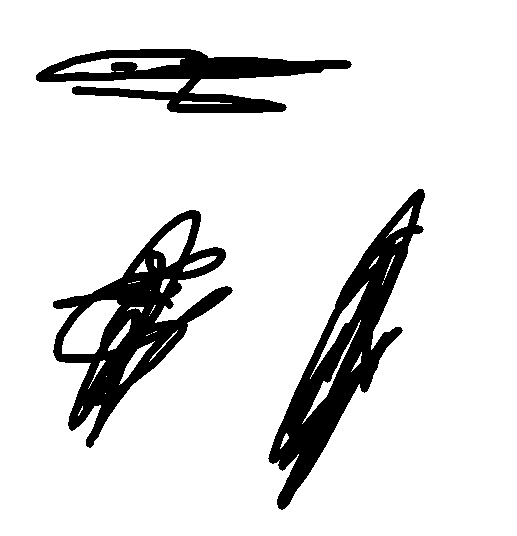
%> input picture Week10/pic.bmp, 517 x 536 px
$ octave hassan.m   (GNU Octave 9; MATLAB toolbox functions it lacks are replaced by stand-ins)
%> lines starting %> are read from the running program, lines starting %| are printed output that depends on the picture; in (x1, y1, x2, y2) boxes, pixels count from 0 and x2, y2 are one past the last pixel; in counts of white or black regions, pixels touching at a corner belong together; the program's own positions count from 1
%part a
%I have created image in paint (add 7 disconnected objects)

%part b
%read image
im = imread('pic.bmp');
%> im: size 536x517 logical; 87.5% white; 3 black regions, box (x1, y1, x2, y2) and area: (268, 189, 425, 510) 13147, (53, 210, 233, 448) 12812, (36, 49, 352, 113) 8566
subplot(2, 2, 1);
imshow(im);

%converting image
double_im = im2double(im);
final_img = imcomplement(double_im);

%labeling image using bwlabel which
%is the function of ImageProcessing Package of Matlab
%it assign each disconnected object a unique label
[L, n] = bwlabel(final_img, 4);
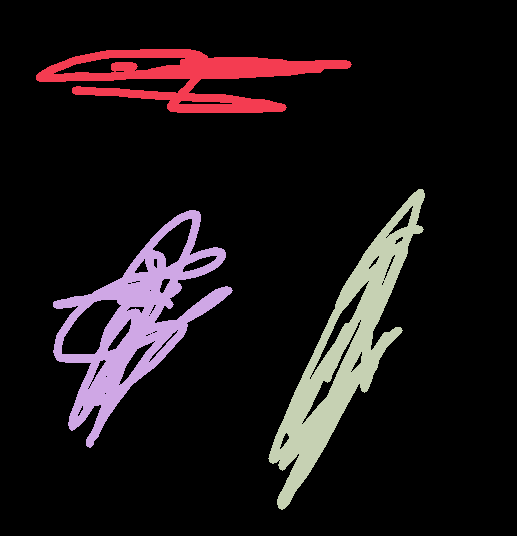
%> L: size 536x517 double; 4 distinct labels, from 0 to 3; one colour per label, 0 black
%> n = 3

%adding unique colors to disconnected objects
resultant_img = label2rgb(L, 'hsv', 'k', 'shuffle');
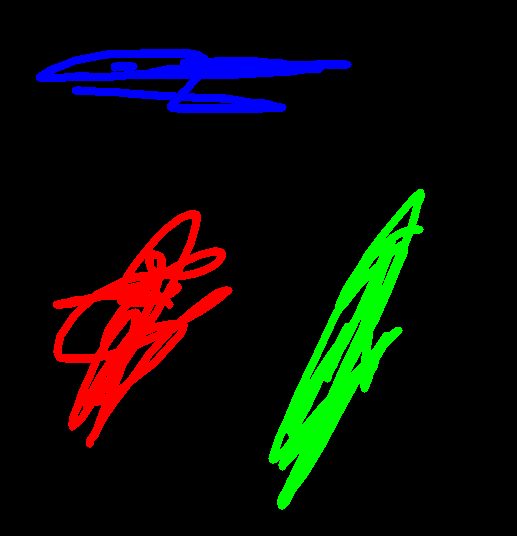
%> resultant_img: size 536x517x3 uint8; mean R, G, B 11.8, 12.1, 7.9
subplot(2, 2, 2);
imshow(resultant_img);

%saving image
imwrite(resultant_img, 'blob2.bmp');

$ run again, with Week10/blob.bmp copied over Week10/pic.bmp
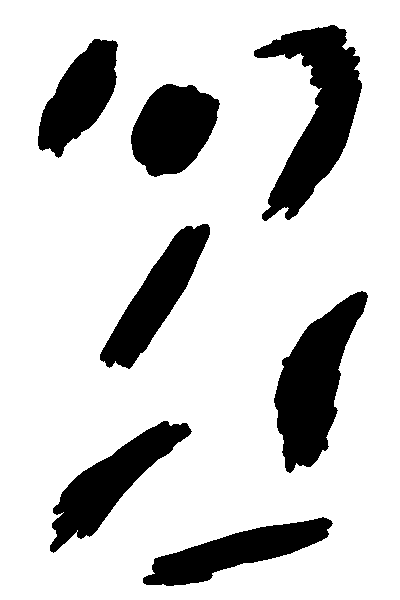
%> input picture Week10/blob.bmp, 400 x 600 px
%> im: size 600x400 logical; 80.7% white; 7 black regions, largest, box (x1, y1, x2, y2) and area: (254, 25, 362, 221) 9285, (274, 291, 368, 473) 8379, (50, 421, 192, 553) 6236
%> `[L, n] = bwlabel(final_img, 4);`:
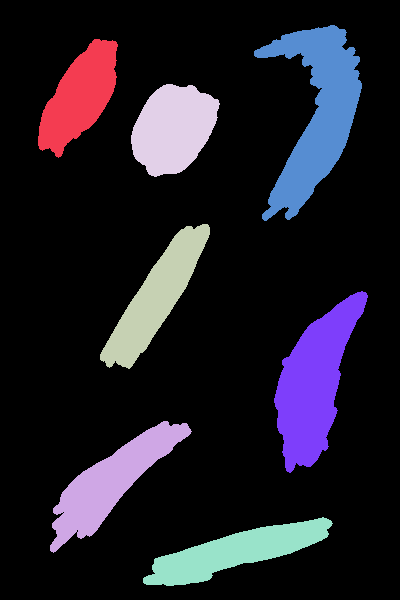
%> L: size 600x400 double; 8 distinct labels, from 0 to 7; one colour per label, 0 black
%> n = 7
%> `resultant_img = label2rgb(L, 'hsv', 'k', 'shuffle');`:
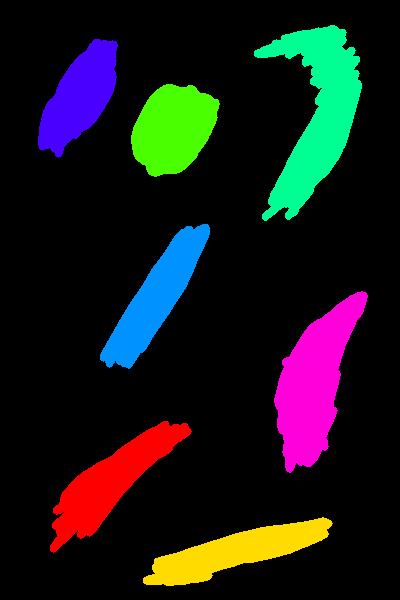
%> resultant_img: size 600x400x3 uint8; mean R, G, B 24.8, 24.7, 25
